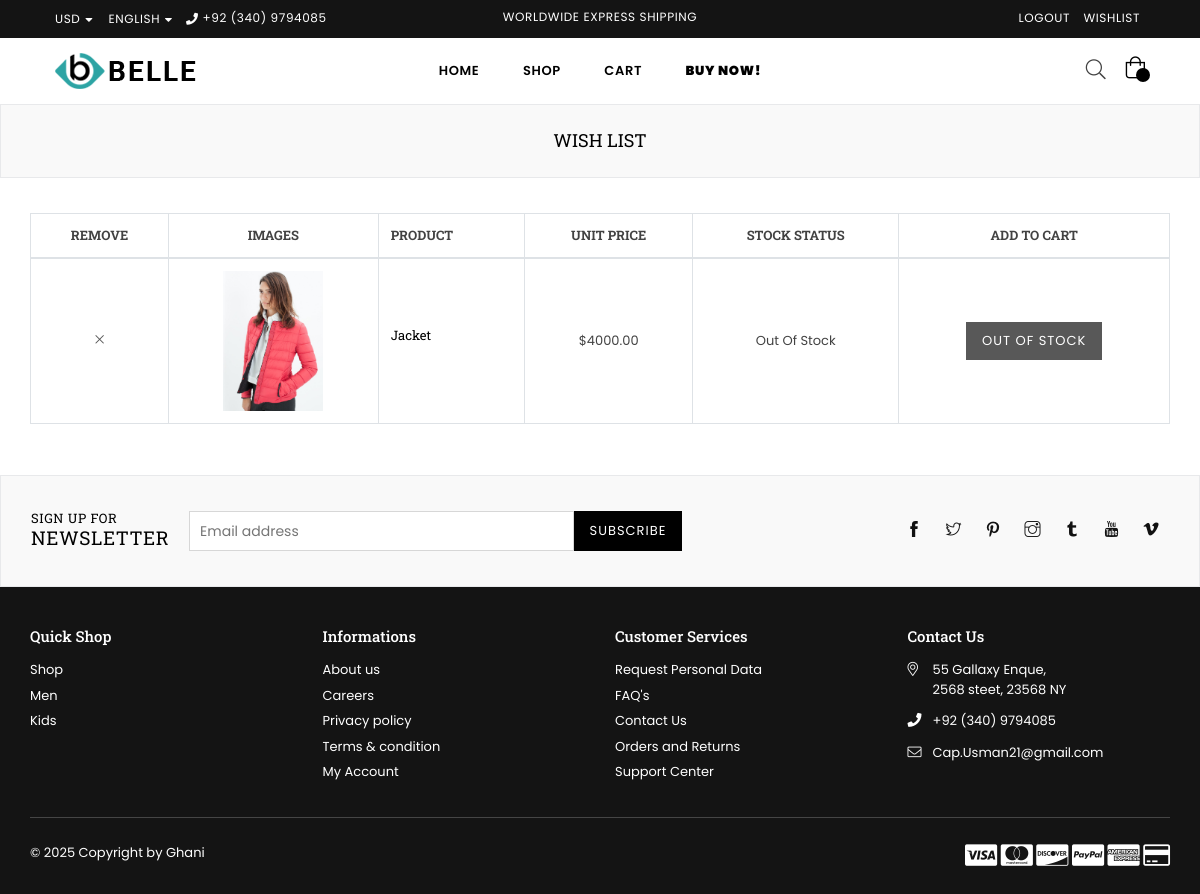
Before: /shop/wishlist/ (signed in) with the older database file.
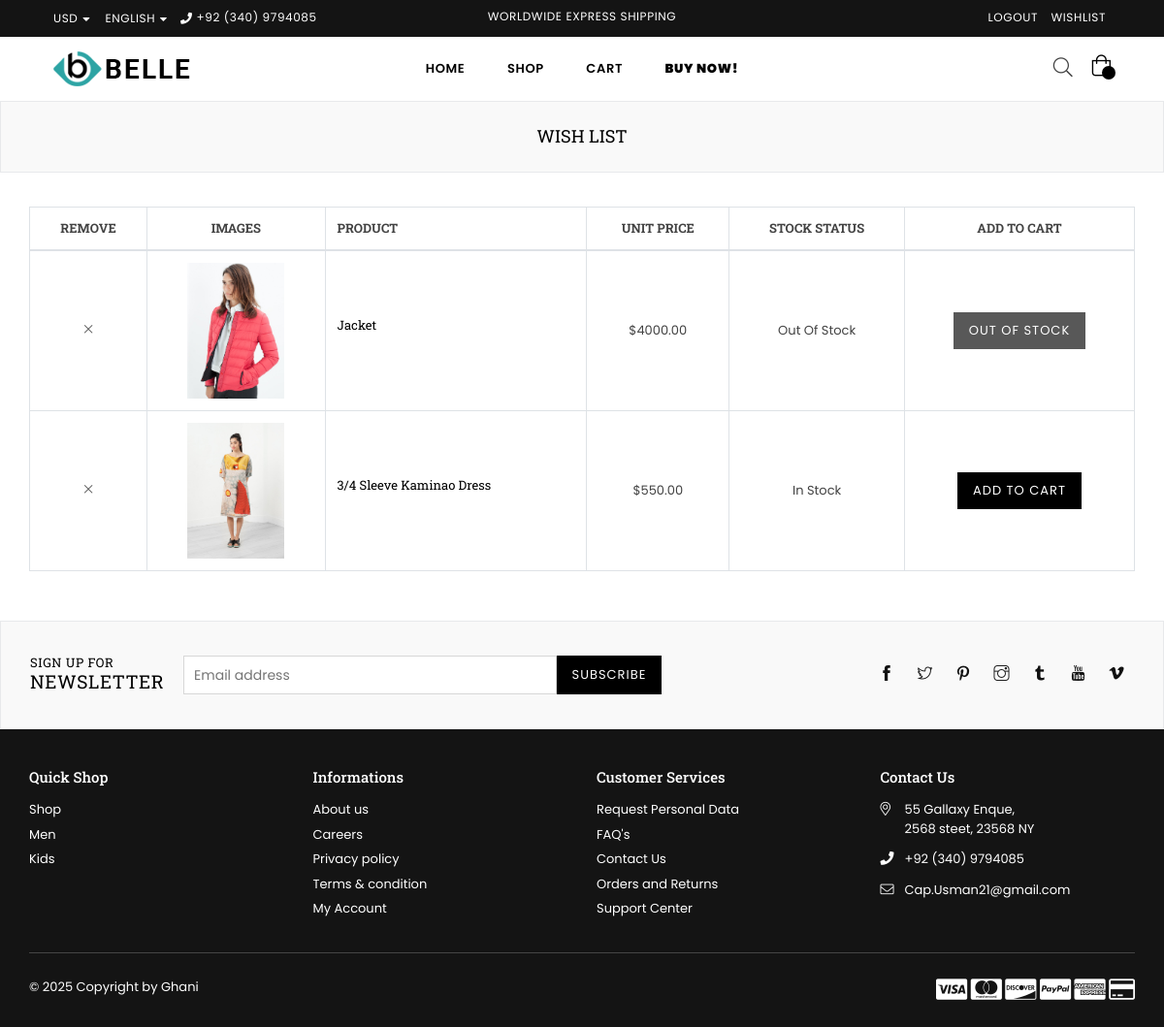
After: the same page with the newer database file.
### app/models.py (models this page shows, shortened)
class Product(models.Model):
    name = models.CharField(max_length=255)
    description = models.TextField()
    price = models.DecimalField(max_digits=10, decimal_places=2)
    slug= models.SlugField(unique=True)
    discounted_price = models.DecimalField(max_digits=10, decimal_places=2, null=True, blank=True)
    SKU = models.CharField(max_length=50, unique=True)
    stock = models.IntegerField()
    rating = models.FloatField()
    reviews_count = models.IntegerField()
    in_stock = models.BooleanField(default=True)
    is_new = models.BooleanField(default=False)
    is_on_sale = models.BooleanField(default=False)
    available_colors = models.ManyToManyField(Color, blank=True)
    available_sizes = models.ManyToManyField(Size, blank=True)
    product_type = models.CharField(max_length=50)
    collection = models.CharField(max_length=100)
    main_image = models.ImageField(upload_to='app/images/product_images/')
    hover_image = models.ImageField(upload_to='app/images/product_images/', blank=True, null=True)
    discount_percentage = models.IntegerField(null=True, blank=True)
    limited_stock_message = models.CharField(max_length=255, null=True, blank=True)
    is_featured= models.BooleanField(default=False)
    brand = models.ForeignKey(Brand, on_delete=models.CASCADE, null=True)
    tags = models.ManyToManyField(Tag, blank=True)
    wished_by = models.ManyToManyField(User, related_name='wishlisted_products', blank=True)

### app/views.py (the view)
# urls.py: path('wishlist/', views.wishlist_view, name='wishlist'),
@login_required
def wishlist_view(request):
    user = request.user
    wishlist_products = user.wishlisted_products.all()
    context = {
        'wishlist_products': wishlist_products,
    }
    return render(request, 'app/wishlist.html', context)

### app/templates/app/wishlist.html (shortened to what this page needs)
{% extends 'base.html' %} {% load static %} {% block content %}
  <div id="page-content">
    <div class="page section-header text-center">
      <div class="page-title">
        <div class="wrapper">
          <h1 class="page-width">Wish List</h1>
        </div>
      </div>
    </div>
    <div class="container">
      {% if wishlist_products %}
      <div class="row">
        <div class="col-12 main-col">
          <div class="wishlist-table table-content table-responsive">
            <table class="table table-bordered">
              <thead>
                <tr>
                  <th class="product-name text-center alt-font">Remove</th>
                  <th class="product-price text-center alt-font">Images</th>
                  <th class="product-name alt-font">Product</th>
                  <th class="product-price text-center alt-font">Unit Price</th>
                  <th class="stock-status text-center alt-font">
                    Stock Status
                  </th>
                  <th class="product-subtotal text-center alt-font">
                    Add to Cart
                  </th>
                </tr>
              </thead>
              <tbody>
                {% for product in wishlist_products %}
                <tr>
                  <td class="product-remove text-center" valign="middle">
                    <a href="{% url 'remove_from_wishlist' product.slug %}">
                      <i class="icon anm anm-times-l"></i>
                    </a>
                  </td>
                  <td class="product-thumbnail text-center">
                    <a href="{% url 'product' product.slug %}">
                      <img
                        src="{{ product.main_image.url }}"
                        alt="{{ product.name }}"
                        title="{{ product.name }}"
                      />
                    </a>
                  </td>
                  <td class="product-name">
                    <h4 class="no-margin">
                      <a href="{% url 'product' product.slug %}">
                        {{ product.name }}
                      </a>
                    </h4>
                  </td>
                  <td class="product-price text-center">
                    <span class="amount">${{ product.price }}</span>
                  </td>
                  <td class="stock text-center">
                    {% if product.in_stock %}
                    <span class="in-stock">In Stock</span>
                    {% else %}
                    <span class="out-stock">Out Of Stock</span>
                    {% endif %}
                  </td>
                  <td class="product-subtotal text-center">
                    {% if product.in_stock %}
                    <form method="POST" action="{% url 'add_to_cart' product.slug %}">
                      <button type="submit" class="btn btn-small" value="add_to_cart">
                        Add To Cart
                      </button>
                    </form>
                    {% else %}
                    <button type="button" class="btn btn-small" disabled>
                      Out Of Stock
                    </button>
                    {% endif %}
                  </td>
                </tr>
                {% endfor %}
              </tbody>
            </table>
          </div>
        </div>
      </div>
        {% endif %}
      </div>
      {% endblock content %}

Changed rows visible on the page:
added Product: main_image (picture), name "3/4 Sleeve Kaminao Dress", price "550.00", in_stock "In Stock"
